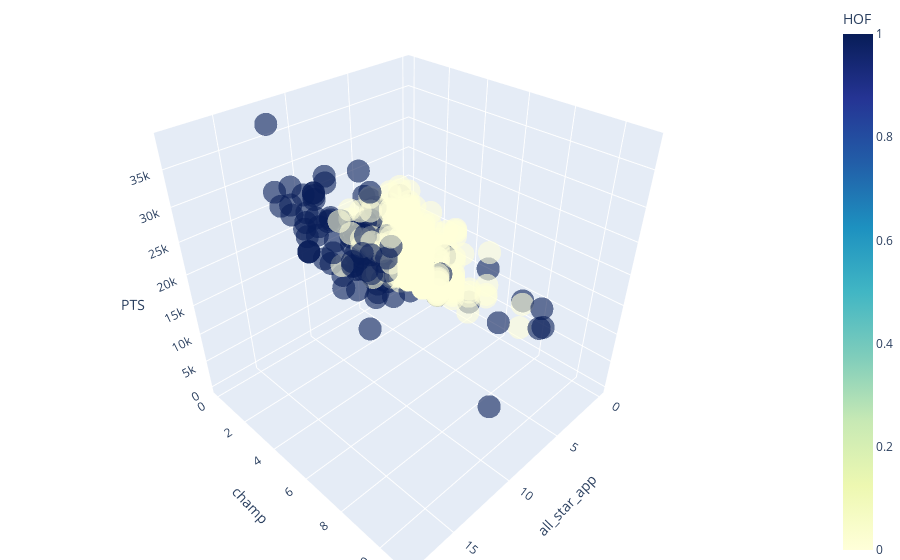

Notebook code cell kept with this figure:
### Markdown cell above
### NBA Player Overlap of All-Stars, Champions, and Point Totals

### Code cell
fig = px.scatter_3d(nba_retired, x='all_star_app', y='champ', z='PTS', color='HOF', size_max=18, opacity=0.6,\
                   color_continuous_scale='YlGnBu')
fig.update_layout(margin=dict(l=0, r=0, b=0, t=0))

### Figure 1 — Plotly figure (JSON) as saved in the notebook; plotly's stock layout.template omitted (floating-point values rounded to 4 significant figures; data arrays with more than 128 entries replaced by an {"elided": "..."} marker saying what was removed)
{"data": [{"hovertemplate": "all_star_app=%{x}<br>champ=%{y}<br>PTS=%{z}<br>HOF=%{marker.color}<extra></extra>", "legendgroup": "", "marker": {"color": {"elided": "3153 int values"}, "coloraxis": "coloraxis", "opacity": 0.6, "symbol": "circle"}, "mode": "markers", "name": "", "scene": "scene", "showlegend": false, "type": "scatter3d", "x": {"elided": "3153 int values"}, "y": {"elided": "3153 int values"}, "z": {"elided": "3153 int values"}}], "layout": {"coloraxis": {"colorbar": {"title": {"text": "HOF"}}, "colorscale": [[0, "rgb(255,255,217)"], [0.125, "rgb(237,248,177)"], [0.25, "rgb(199,233,180)"], [0.375, "rgb(127,205,187)"], [0.5, "rgb(65,182,196)"], [0.625, "rgb(29,145,192)"], [0.75, "rgb(34,94,168)"], [0.875, "rgb(37,52,148)"], [1, "rgb(8,29,88)"]]}, "legend": {"tracegroupgap": 0}, "margin": {"b": 0, "l": 0, "r": 0, "t": 0}, "scene": {"domain": {"x": [0, 1], "y": [0, 1]}, "xaxis": {"title": {"text": "all_star_app"}}, "yaxis": {"title": {"text": "champ"}}, "zaxis": {"title": {"text": "PTS"}}}}}
